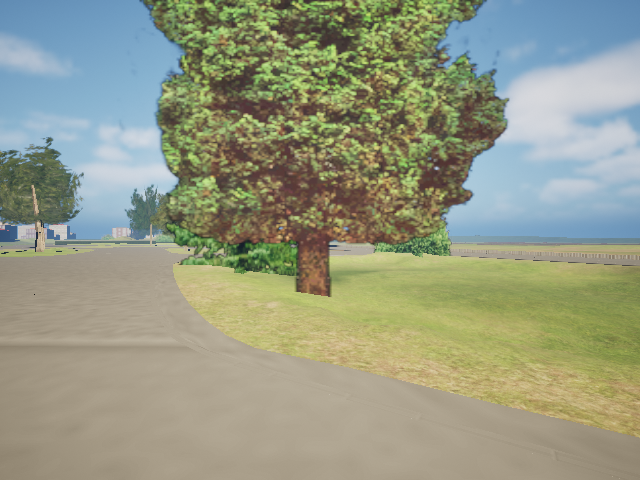
#> input picture tests/Task_18_Camera_Extension_Final_Research/08_Extracted_Images/baseline_clear/baseline_clear_frame_000_rgb.png, 640 x 480 px; its folder holds only this picture in this run
$ python task18_e4_camera_quality_analysis.py   (older library calls are emulated)
#> lines starting #> are read from the running program, lines starting #| are printed output that depends on the picture; after the words box and inside, x2 and y2 are one past the last pixel; in counts of white or black regions, pixels touching at a corner belong together
import csv
from pathlib import Path

import cv2
import numpy as np

BASE = Path(
    r"E:\GEMSTAR_Project\sensor-health-monitor"
    r"\tests\Task_18_Camera_Extension_Final_Research"
)

IMAGES = BASE / "08_Extracted_Images"
DATA = BASE / "02_CSV_Data"
GRAPHS = BASE / "01_Graphs"

DATA.mkdir(parents=True, exist_ok=True)
GRAPHS.mkdir(parents=True, exist_ok=True)

TARGET_SIZE = (640, 480)

def analyze_image(path):
    image = cv2.imread(str(path), cv2.IMREAD_COLOR)
#> image is the input picture: shape (480, 640, 3); mean B, G, R 131.7, 153.8, 149.3

    if image is None:
        raise RuntimeError(f"Cannot read {path}")

    h, w = image.shape[:2]
#> h = 480; w = 640

    # Standardize analysis resolution.
    if (w, h) != TARGET_SIZE:
        image = cv2.resize(
            image, TARGET_SIZE,
            interpolation=cv2.INTER_AREA
        )

    gray = cv2.cvtColor(image, cv2.COLOR_BGR2GRAY)
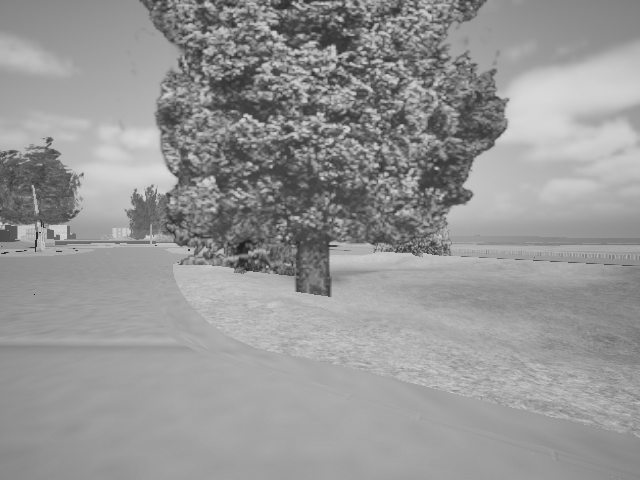
#> gray: shape (480, 640); min 22, max 217, mean 150

    brightness = float(np.mean(gray))
#> brightness = 150
    contrast = float(np.std(gray))
#> contrast = 32.92

    laplacian = cv2.Laplacian(gray, cv2.CV_64F)
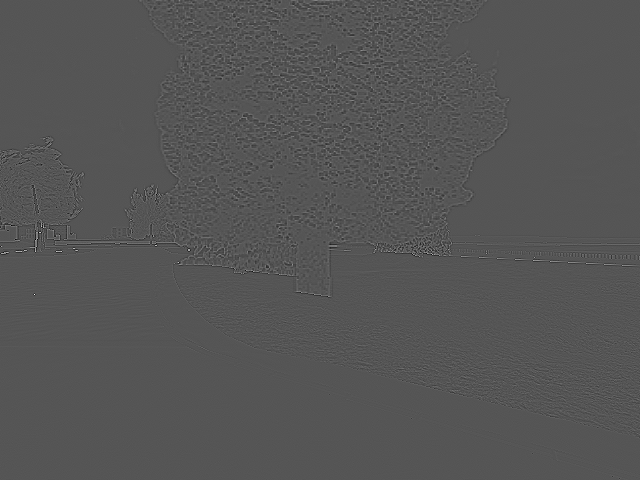
#> laplacian: shape (480, 640) float64; min -259, max 514, mean 0; drawn with min black and max white
    sharpness = float(laplacian.var())
#> sharpness = 387.2

    edges = cv2.Canny(gray, 50, 150)
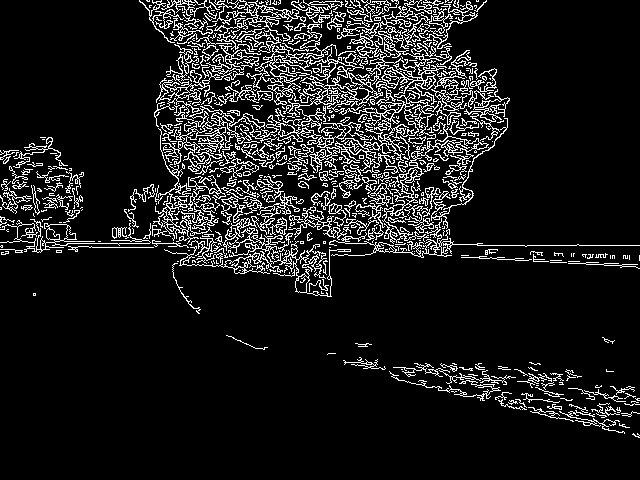
#> edges: shape (480, 640); 10.7% white in thin lines or dots
    edge_density = float(np.mean(edges > 0) * 100)
#> edge_density = 10.71

    dark_pct = float(np.mean(gray <= 5) * 100)
#> dark_pct = 0
    bright_pct = float(np.mean(gray >= 250) * 100)
#> bright_pct = 0

    # Diagnostic metadata, not a reliability label.
    return {
        "OriginalWidth": w,
        "OriginalHeight": h,
        "AnalysisWidth": TARGET_SIZE[0],
        "AnalysisHeight": TARGET_SIZE[1],
        "Brightness": brightness,
        "Contrast": contrast,
        "LaplacianVariance": sharpness,
        "EdgeDensityPercent": edge_density,
        "NearBlackPercent": dark_pct,
        "NearWhitePercent": bright_pct,
    }

def main():
    import matplotlib
    matplotlib.use("Agg")
    import matplotlib.pyplot as plt

    print("\n=== TASK 18.E4 CAMERA QUALITY ANALYSIS ===")

    paths = sorted(IMAGES.rglob("*.png"))
    print("Images found:", len(paths))

    if not paths:
        raise RuntimeError("No extracted PNG files found.")

    rows = []

    for path in paths:
        measurements = analyze_image(path)
#> measurements = 10 items

        row = {
            "Recording": path.parent.name,
            "ImageName": path.name,
            **measurements,
        }

        rows.append(row)

        print(
            f"{row['Recording']:30s} "
            f"| Brightness={row['Brightness']:7.2f} "
            f"| Contrast={row['Contrast']:7.2f} "
            f"| Sharpness={row['LaplacianVariance']:9.2f} "
            f"| Edges={row['EdgeDensityPercent']:6.2f}%"
        )
#| baseline_clear                 | Brightness= 149.99 | Contrast=  32.92 | Sharpness=   387.17 | Edges= 10.71%
#> pass 2 of the loop in main, `for path in paths:`:
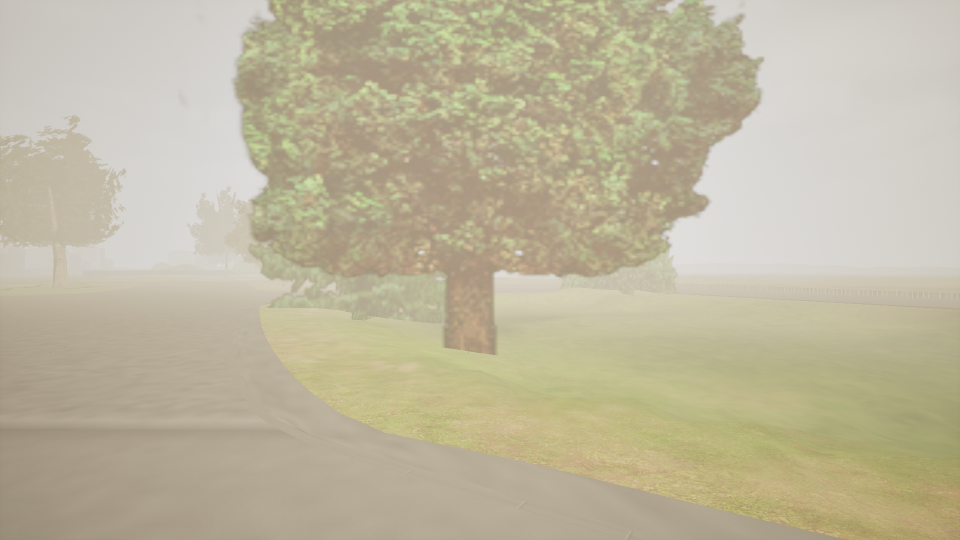
#> input picture tests/Task_18_Camera_Extension_Final_Research/08_Extracted_Images/baseline_fog/baseline_fog_frame_000_rgb.png, 1920 x 1080 px (shown at 1/2 size)
#> in analyze_image, image is the input picture: shape (1080, 1920, 3); mean B, G, R 158.1, 182.7, 190
#> image: shape (480, 640, 3)
#> brightness = 182
#> contrast = 18.99
#> in analyze_image (call 2), `laplacian = cv2.Laplacian(gray, cv2.CV_64F)`:
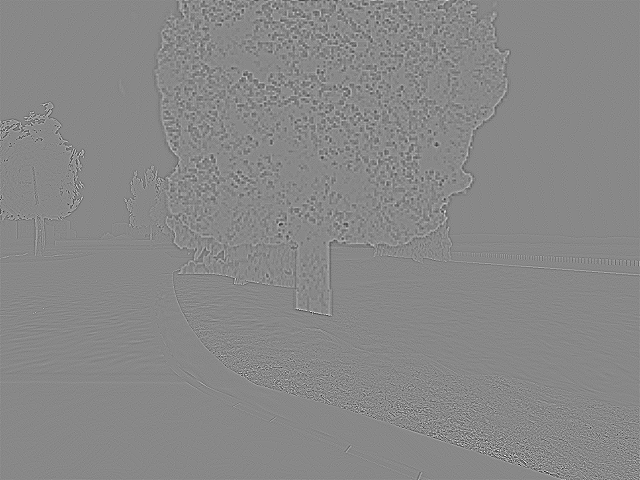
#> laplacian: shape (480, 640) float64; min -71, max 62, mean 0; drawn with min black and max white
#> sharpness = 26.53
#> in analyze_image (call 2), `edges = cv2.Canny(gray, 50, 150)`:
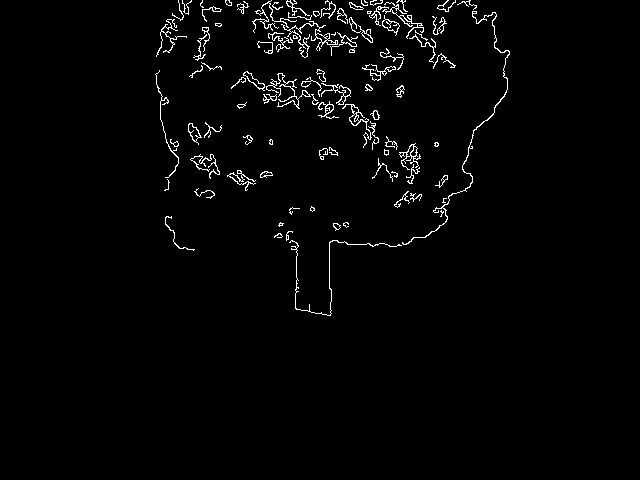
#> edges: shape (480, 640); 2% white in thin lines or dots, all inside (x1, y1, x2, y2) = (155, 0, 510, 316)
#> edge_density = 2
#| baseline_fog                   | Brightness= 182.04 | Contrast=  18.99 | Sharpness=    26.53 | Edges=  2.00%

    out_csv = DATA / "task18_e4_camera_quality_metrics.csv"

    with out_csv.open(
        "w", encoding="utf-8", newline=""
    ) as f:
        writer = csv.DictWriter(
            f, fieldnames=list(rows[0].keys())
        )
        writer.writeheader()
        writer.writerows(rows)

    # Per-recording descriptive summaries.
    scenarios = sorted(set(r["Recording"] for r in rows))
#> scenarios = ['baseline_clear', 'baseline_fog']
    summary_rows = []

    fields = [
        "Brightness", "Contrast",
        "LaplacianVariance",
        "EdgeDensityPercent",
        "NearBlackPercent",
        "NearWhitePercent",
    ]

    for scenario in scenarios:
        group = [
            r for r in rows
            if r["Recording"] == scenario
        ]

        summary = {
            "Recording": scenario,
            "Images": len(group),
        }

        for field in fields:
            summary[field + "Median"] = float(
                np.median([r[field] for r in group])
            )

        summary_rows.append(summary)
#> this loop made 2 passes
#> scenario on passes 1 to 2: 'baseline_clear', 'baseline_fog'
#> after the loop, summary_rows = 2 items

    summary_csv = (
        DATA / "task18_e4_camera_quality_scenario_summary.csv"
    )

    with summary_csv.open(
        "w", encoding="utf-8", newline=""
    ) as f:
        writer = csv.DictWriter(
            f, fieldnames=list(summary_rows[0].keys())
        )
        writer.writeheader()
        writer.writerows(summary_rows)

    # Four-panel research figure.
    fig, axes = plt.subplots(2, 2, figsize=(15, 9))

    metrics = [
        ("BrightnessMedian", "Brightness (0-255)"),
        ("ContrastMedian", "Grayscale contrast"),
        ("LaplacianVarianceMedian", "Sharpness proxy"),
        ("EdgeDensityPercentMedian", "Edge density (%)"),
    ]

    x = np.arange(len(summary_rows))
#> x = [0, 1]
    names = [r["Recording"] for r in summary_rows]
#> names = ['baseline_clear', 'baseline_fog']

    for ax, (key, title) in zip(axes.flat, metrics):
        values = [r[key] for r in summary_rows]

        ax.bar(x, values)
        ax.set_xticks(x)
        ax.set_xticklabels(
            names, rotation=25, ha="right", fontsize=8
        )
        ax.set_title(title)
        ax.grid(axis="y", alpha=0.25)
#> this loop made 4 passes
#> values on passes 1 to 4: [150, 182], [32.92, 18.99], [387.2, 26.53], [10.71, 2]

    fig.suptitle(
        "GEMSTAR Camera Image Statistics — "
        "All images analyzed at 640 x 480"
    )
    fig.tight_layout()

    graph = (
        GRAPHS / "task18_e4_camera_quality_comparison.png"
    )

    fig.savefig(graph, dpi=180, bbox_inches="tight")
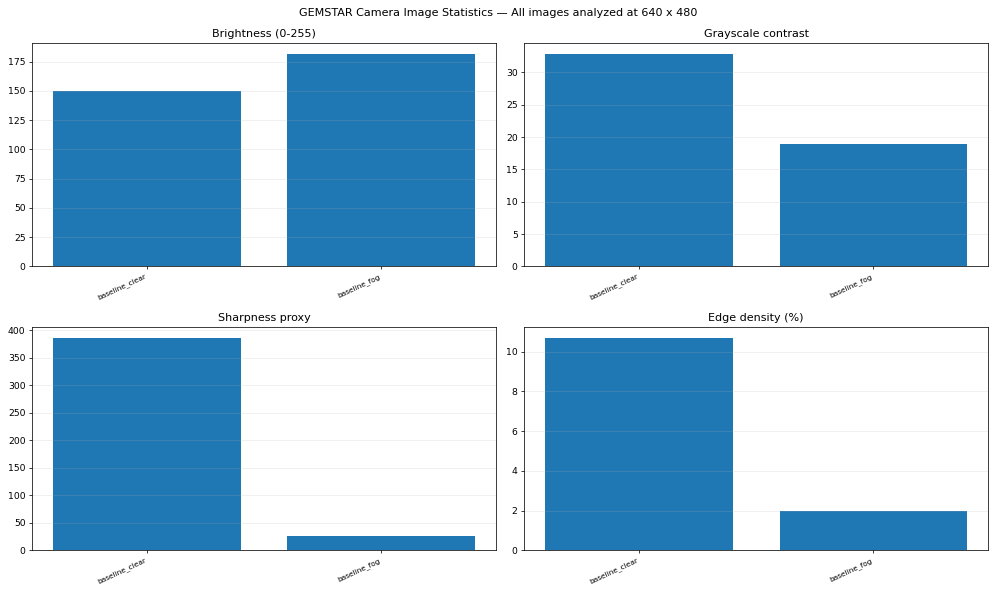
#> figure drawn by matplotlib, 4 panels
    plt.close(fig)

    print("\n=== RECORDING SUMMARY ===")

    for row in summary_rows:
        print(
            f"{row['Recording']:30s}"
            f" | brightness={row['BrightnessMedian']:.2f}"
            f" | contrast={row['ContrastMedian']:.2f}"
            f" | sharpness={row['LaplacianVarianceMedian']:.2f}"
            f" | edges={row['EdgeDensityPercentMedian']:.2f}%"
        )
#> this loop made 2 passes
#| baseline_clear                 | brightness=149.99 | contrast=32.92 | sharpness=387.17 | edges=10.71%
#| baseline_fog                   | brightness=182.04 | contrast=18.99 | sharpness=26.53 | edges=2.00%

    print("\n=== TASK 18.E4 COMPLETE ===")
    print("Total analyzed:", len(rows))
#| Total analyzed: 2
    print("Quality CSV saved:", out_csv.is_file())
    print("Scenario CSV saved:", summary_csv.is_file())
    print("Four-panel graph saved:", graph.is_file())
    print("Graph path:", graph)
    print("\nNOTE: These are image statistics, not")
    print("validated fog severity or detection reliability.")

if __name__ == "__main__":
    main()
